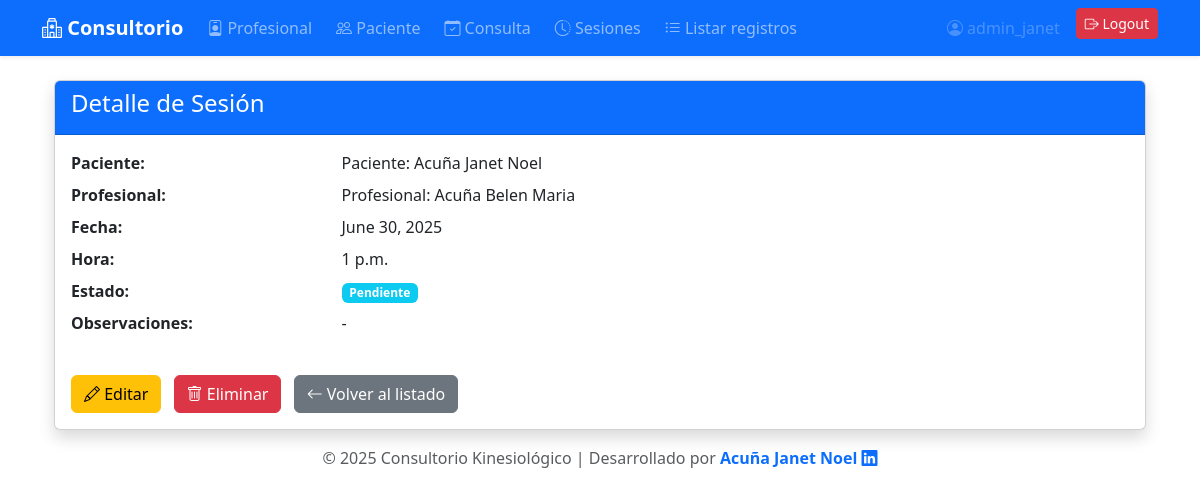
Page /sesion/2/ (signed in) on the committed database.
### kinesiologia/models.py (models this page shows, shortened)
class Sesion(models.Model):
    paciente  = models.ForeignKey(Paciente, on_delete=models.CASCADE, related_name='sesiones')
    Profesional = models.ForeignKey(Profesional, on_delete=models.SET_NULL, null=True)
    fecha = models.DateField()
    hora = models.TimeField()
    estado = models.CharField(max_length=20, choices=[('Pendiente', 'Pendiente'), ('Realizada', 'Realizada'), ('Cancelada', 'Cancelada')], default='Pendiente')
    observaciones = models.TextField(blank=True)

class Paciente (models.Model):
    Nombre = models.CharField(max_length=50)
    Apellido = models.CharField(max_length=50)
    Fecha_nacimiento = models.DateField()
    DNI = models.CharField(max_length=50)
    Tel = models.CharField(max_length=50)
    Email = models.EmailField()
    def __str__(self):
        return f"Paciente: {self.Apellido} {self.Nombre}"

class Profesional (models.Model):
    Nombre = models.CharField(max_length=50)
    Apellido = models.CharField(max_length=50)
    Especialidad = models.CharField(max_length=50)
    Tel = models.CharField(max_length=50)
    Email = models.EmailField()
    matricula = models.IntegerField(default=0)
    def __str__(self):
        return f"Profesional: {self.Apellido} {self.Nombre}"

### kinesiologia/views.py (the view)
# urls.py: path('sesion/<int:pk>/', views.sesion_detail, name='sesion_detail'),
@superuser_required
def sesion_detail(request, pk):
    sesion = get_object_or_404(Sesion, pk=pk)
    return render(request, 'sesion_detail.html', {'sesion': sesion})

### kinesiologia/superuser_access.py (called while the page is built)
def superuser_required(function=None):
    actual_decorator = user_passes_test(
        lambda u: u.is_authenticated and u.is_superuser,
        login_url='/login/'
    )
    if function:
        return actual_decorator(function)
    return actual_decorator

### kinesiologia/templates/sesion_detail.html (shortened to what this page needs)
{% extends 'base.html' %}
{% load static %}
{% block content %}
<div class="container mt-4">
    <div class="card shadow">
        <div class="card-header bg-primary text-white">
            <h4>Detalle de Sesión</h4>
        </div>
        <div class="card-body">
            <dl class="row">
                <dt class="col-sm-3">Paciente:</dt>
                <dd class="col-sm-9">{{ sesion.paciente }}</dd>
                <dt class="col-sm-3">Profesional:</dt>
                <dd class="col-sm-9">{{ sesion.Profesional }}</dd>
                <dt class="col-sm-3">Fecha:</dt>
                <dd class="col-sm-9">{{ sesion.fecha }}</dd>
                <dt class="col-sm-3">Hora:</dt>
                <dd class="col-sm-9">{{ sesion.hora }}</dd>
                <dt class="col-sm-3">Estado:</dt>
                <dd class="col-sm-9">
                    <span class="badge bg-info">{{ sesion.estado }}</span>
                </dd>
                <dt class="col-sm-3">Observaciones:</dt>
                <dd class="col-sm-9">{{ sesion.observaciones|default:'-' }}</dd>
            </dl>
            <a href="{% url 'editar_sesion' sesion.id %}" class="btn btn-warning mt-3 me-2">
                <i class="bi bi-pencil"></i> Editar
            </a>
            <a href="{% url 'eliminar_sesion' sesion.id %}" class="btn btn-danger mt-3">
                <i class="bi bi-trash"></i> Eliminar
            </a>
            <a href="{% url 'sesion_list' %}" class="btn btn-secondary mt-3 ms-2">
                <i class="bi bi-arrow-left"></i> Volver al listado
            </a>
        </div>
    </div>
</div>
{% endblock %}

### kinesiologia/templates/base.html (shortened to what this page needs)
<!DOCTYPE html>
<html lang="es">
<head>
    <link href="https://cdn.jsdelivr.net/npm/bootstrap@5.3.0/dist/css/bootstrap.min.css" rel="stylesheet">
    <link href="https://cdn.jsdelivr.net/npm/bootstrap-icons@1.10.5/font/bootstrap-icons.css" rel="stylesheet">
</head>
<body>
<nav class="navbar navbar-expand-lg navbar-dark bg-primary shadow-sm">
  <div class="container">
    <a class="navbar-brand fw-bold" href="{% url 'home' %}"><i class="bi bi-hospital"></i> Consultorio</a>
    <div class="collapse navbar-collapse" id="navbarNav">
      <ul class="navbar-nav me-auto mb-2 mb-lg-0 gap-2">
        {% if user.is_authenticated %}
          <li class="nav-item"><a class="nav-link" href="{% url 'lista_profesionales' %}"><i class="bi bi-person-badge"></i> Profesional</a></li>
          <li class="nav-item"><a class="nav-link" href="{% url 'lista_pacientes' %}"><i class="bi bi-people"></i> Paciente</a></li>
          <li class="nav-item"><a class="nav-link" href="{% url 'lista_consultas' %}"><i class="bi bi-calendar-check"></i> Consulta</a></li>
          <li class="nav-item"><a class="nav-link" href="{% url 'sesion_list' %}"><i class="bi bi-clock-history"></i> Sesiones</a></li>
          <li class="nav-item"><a class="nav-link" href="{% url 'listar_registros' %}"><i class="bi bi-list-ul"></i> Listar registros</a></li>
        {% endif %}
      </ul>
      <ul class="navbar-nav gap-2">
        {% if user.is_authenticated %}
          <li class="nav-item"><span class="nav-link disabled"><i class="bi bi-person-circle"></i> {{ user.username }}</span></li>
          <li class="nav-item">
            <form method="post" action="{% url 'logout' %}" style="display:inline;">
              <button type="submit" class="btn btn-danger btn-sm"><i class="bi bi-box-arrow-right"></i> Logout</button>
            </form>
          </li>
        {% else %}
          <li class="nav-item"><a class="btn btn-success btn-sm" href="{% url 'login' %}"><i class="bi bi-box-arrow-in-right"></i> Login</a></li>
        {% endif %}
      </ul>
    </div>
  </div>
</nav>
<div class="container mt-4">
  {% block content %}{% endblock %}
</div>
<footer class="text-center text-muted py-3">
  © 2025 Consultorio Kinesiológico | Desarrollado por
  <a href="https://www.linkedin.com/in/janet-acuña" target="_blank" class="text-decoration-none fw-semibold">
    Acuña Janet Noel <i class="bi bi-linkedin"></i>
  </a>
</footer>
</body>
</html>

### rows in the picture
Sesion: paciente "Paciente: Acuña Janet Noel", Profesional "Profesional: Acuña Belen Maria", fecha "June 30, 2025", hora "1 p.m.", estado "Pendiente", observaciones "-"

### other values in the picture
{{ user.username }} "admin_janet"
